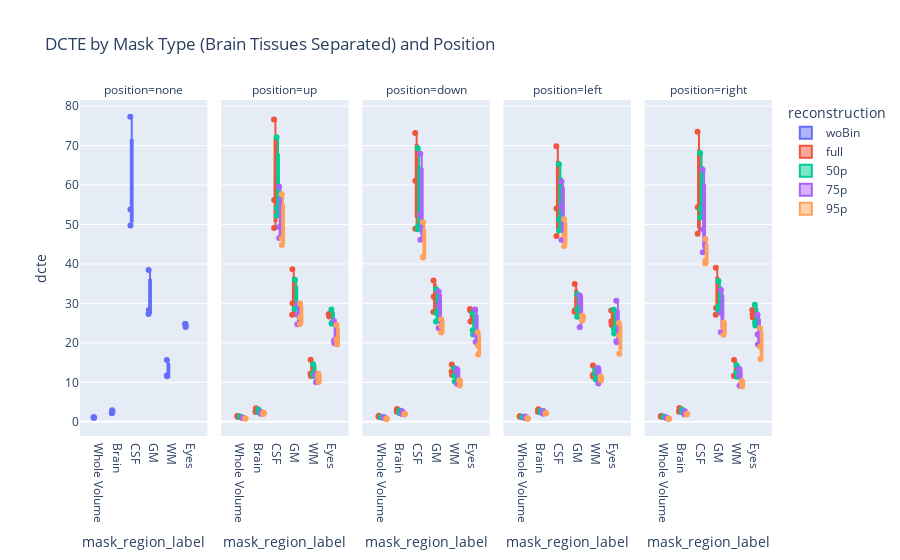

The notebook cell this image was saved under:
### Markdown cell above
Boxplot

### Code cell
import pandas as pd
import plotly.express as px

# === Load combined DCTE data ===
df_all = pd.read_csv("dcte_all_combined.csv")

# Ensure brain tissues are treated separately
# We'll create a combined 'mask_region' column to distinguish brain tissues
# and a nicer label 'mask_region_label' for plotting x-axis ticks for submasks

def make_mask_region(row):
    return f"{row['mask']}_{row['region']}" if row['mask'] == "brain" else row['mask']

df_all['mask_region'] = df_all.apply(make_mask_region, axis=1)

# Create human-friendly labels for mask_region (used only for the submask x-axis)
# brain_* -> use the tissue name (CSF, GM, WM, Brain), 'volume' -> 'Whole Volume', 'eyes' -> 'Eyes'

def mask_region_label(value):
    if isinstance(value, str) and value.startswith('brain_'):
        return value.split('_', 1)[1]
    if value == 'volume':
        return 'Whole Volume'
    if value == 'eyes':
        return 'Eyes'
    return value

df_all['mask_region_label'] = df_all['mask_region'].apply(mask_region_label)

# === Figure 1: DCTE vs Undersampling Level, separated by mask/region, faceted by position ===
# fig1 = px.box(
#     df_all,
#     x="reconstruction",      # undersampling levels
#     y="dcte",
#     color="mask_region",     # differentiate brain tissues + eyes/volume
#     facet_col="position",
#     points="all",
#     title="DCTE vs Undersampling Level by Mask and Region",
#     category_orders={
#         "reconstruction": ["woBin", "full", "50p", "75p", "95p"],
#         "mask_region": ["volume", "brain_CSF", "brain_GM", "brain_WM", "brain_Brain", "eyes"]
#     }
# )
# fig1.update_layout(boxmode="group")
# fig1.show()

# === Figure 2: DCTE by mask type (disentangling brain tissues), faceted by position, colored by undersampling ===
# Use the nicer mask_region_label on the x-axis so ticks read: Whole Volume, Brain, CSF, GM, WM, Eyes
fig2 = px.box(
    df_all,
    x="mask_region_label",
    y="dcte",
    color="reconstruction", # undersampling levels as color
    facet_col="position",
    points="all",
    title="DCTE by Mask Type (Brain Tissues Separated) and Position",
    category_orders={
        "mask_region_label": ["Whole Volume", "Brain", "CSF", "GM", "WM", "Eyes"],
        "reconstruction": ["woBin", "full", "50p", "75p", "95p"]
    }
)
fig2.update_layout(boxmode="group")
fig2.show()

### Figure 1 — Plotly figure (JSON) as saved in the notebook; plotly's stock layout.template omitted (floating-point values rounded to 4 significant figures)
{"data": [{"alignmentgroup": "True", "boxpoints": "all", "hovertemplate": "reconstruction=woBin<br>position=none<br>mask_region_label=%{x}<br>dcte=%{y}<extra></extra>", "legendgroup": "woBin", "marker": {"color": "#636efa"}, "name": "woBin", "notched": false, "offsetgroup": "woBin", "orientation": "v", "showlegend": true, "type": "box", "x": ["Whole Volume", "Whole Volume", "Whole Volume", "CSF", "GM", "WM", "Brain", "CSF", "GM", "WM", "Brain", "CSF", "GM", "WM", "Brain", "Eyes", "Eyes", "Eyes"], "x0": " ", "xaxis": "x", "y": [0.9672, 1.171, 1.148, 49.72, 27.3, 11.71, 2.15, 53.77, 28.35, 11.51, 2.302, 77.3, 38.47, 15.65, 2.902, 24.79, 24.03, 24.81], "y0": " ", "yaxis": "y"}, {"alignmentgroup": "True", "boxpoints": "all", "hovertemplate": "reconstruction=full<br>position=up<br>mask_region_label=%{x}<br>dcte=%{y}<extra></extra>", "legendgroup": "full", "marker": {"color": "#EF553B"}, "name": "full", "notched": false, "offsetgroup": "full", "orientation": "v", "showlegend": true, "type": "box", "x": ["Whole Volume", "Whole Volume", "Whole Volume", "CSF", "GM", "WM", "Brain", "CSF", "GM", "WM", "Brain", "CSF", "GM", "WM", "Brain", "Eyes", "Eyes", "Eyes"], "x0": " ", "xaxis": "x2", "y": [1.255, 1.449, 1.449, 49.11, 27.11, 11.6, 2.489, 56.19, 30.02, 12.16, 2.762, 76.63, 38.68, 15.69, 3.444, 27.26, 26.71, 27.28], "y0": " ", "yaxis": "y2"}, {"alignmentgroup": "True", "boxpoints": "all", "hovertemplate": "reconstruction=full<br>position=down<br>mask_region_label=%{x}<br>dcte=%{y}<extra></extra>", "legendgroup": "full", "marker": {"color": "#EF553B"}, "name": "full", "notched": false, "offsetgroup": "full", "orientation": "v", "showlegend": false, "type": "box", "x": ["Whole Volume", "Whole Volume", "Whole Volume", "CSF", "GM", "WM", "Brain", "CSF", "GM", "WM", "Brain", "CSF", "GM", "WM", "Brain", "Eyes", "Eyes", "Eyes"], "x0": " ", "xaxis": "x3", "y": [1.279, 1.532, 1.355, 48.92, 27.85, 11.86, 2.549, 61.06, 31.69, 12.74, 2.94, 73.18, 35.83, 14.51, 3.246, 28.28, 28.56, 25.45], "y0": " ", "yaxis": "y3"}, {"alignmentgroup": "True", "boxpoints": "all", "hovertemplate": "reconstruction=full<br>position=left<br>mask_region_label=%{x}<br>dcte=%{y}<extra></extra>", "legendgroup": "full", "marker": {"color": "#EF553B"}, "name": "full", "notched": false, "offsetgroup": "full", "orientation": "v", "showlegend": false, "type": "box", "x": ["Whole Volume", "Whole Volume", "Whole Volume", "CSF", "GM", "WM", "Brain", "CSF", "GM", "WM", "Brain", "CSF", "GM", "WM", "Brain", "Eyes", "Eyes", "Eyes"], "x0": " ", "xaxis": "x4", "y": [1.271, 1.376, 1.318, 47.06, 27.86, 11.85, 2.556, 54.07, 28.27, 11.42, 2.653, 69.85, 34.95, 14.28, 3.167, 28.19, 25.46, 24.55], "y0": " ", "yaxis": "y4"}, {"alignmentgroup": "True", "boxpoints": "all", "hovertemplate": "reconstruction=full<br>position=right<br>mask_region_label=%{x}<br>dcte=%{y}<extra></extra>", "legendgroup": "full", "marker": {"color": "#EF553B"}, "name": "full", "notched": false, "offsetgroup": "full", "orientation": "v", "showlegend": false, "type": "box", "x": ["Whole Volume", "Whole Volume", "Whole Volume", "CSF", "GM", "WM", "Brain", "CSF", "GM", "WM", "Brain", "CSF", "GM", "WM", "Brain", "Eyes", "Eyes", "Eyes"], "x0": " ", "xaxis": "x5", "y": [1.273, 1.409, 1.462, 47.68, 27.16, 11.68, 2.545, 54.4, 28.86, 11.6, 2.721, 73.52, 39.02, 15.69, 3.489, 28.36, 26.43, 27.31], "y0": " ", "yaxis": "y5"}, {"alignmentgroup": "True", "boxpoints": "all", "hovertemplate": "reconstruction=50p<br>position=up<br>mask_region_label=%{x}<br>dcte=%{y}<extra></extra>", "legendgroup": "50p", "marker": {"color": "#00cc96"}, "name": "50p", "notched": false, "offsetgroup": "50p", "orientation": "v", "showlegend": true, "type": "box", "x": ["Whole Volume", "Whole Volume", "Whole Volume", "CSF", "GM", "WM", "Brain", "CSF", "GM", "WM", "Brain", "CSF", "GM", "WM", "Brain", "Eyes", "Eyes", "Eyes"], "x0": " ", "xaxis": "x2", "y": [1.275, 1.284, 1.297, 52.3, 28.63, 12.25, 2.534, 54.2, 28.65, 11.59, 2.51, 72.14, 35.99, 14.59, 3.108, 28.43, 24.87, 25.03], "y0": " ", "yaxis": "y2"}, {"alignmentgroup": "True", "boxpoints": "all", "hovertemplate": "reconstruction=50p<br>position=down<br>mask_region_label=%{x}<br>dcte=%{y}<extra></extra>", "legendgroup": "50p", "marker": {"color": "#00cc96"}, "name": "50p", "notched": false, "offsetgroup": "50p", "orientation": "v", "showlegend": false, "type": "box", "x": ["Whole Volume", "Whole Volume", "Whole Volume", "CSF", "GM", "WM", "Brain", "CSF", "GM", "WM", "Brain", "CSF", "GM", "WM", "Brain", "Eyes", "Eyes", "Eyes"], "x0": " ", "xaxis": "x3", "y": [1.234, 1.126, 1.171, 48.8, 27.55, 11.72, 2.472, 49.52, 25.43, 10.21, 2.23, 69.34, 33.61, 13.6, 2.881, 27.59, 22.13, 23.18], "y0": " ", "yaxis": "y3"}, {"alignmentgroup": "True", "boxpoints": "all", "hovertemplate": "reconstruction=50p<br>position=left<br>mask_region_label=%{x}<br>dcte=%{y}<extra></extra>", "legendgroup": "50p", "marker": {"color": "#00cc96"}, "name": "50p", "notched": false, "offsetgroup": "50p", "orientation": "v", "showlegend": false, "type": "box", "x": ["Whole Volume", "Whole Volume", "Whole Volume", "CSF", "GM", "WM", "Brain", "CSF", "GM", "WM", "Brain", "CSF", "GM", "WM", "Brain", "Eyes", "Eyes", "Eyes"], "x0": " ", "xaxis": "x4", "y": [1.276, 1.212, 1.16, 48.48, 28.43, 12.07, 2.544, 51.33, 26.6, 10.74, 2.386, 65.27, 32.35, 13.2, 2.819, 28.37, 23.48, 22.38], "y0": " ", "yaxis": "y4"}, {"alignmentgroup": "True", "boxpoints": "all", "hovertemplate": "reconstruction=50p<br>position=right<br>mask_region_label=%{x}<br>dcte=%{y}<extra></extra>", "legendgroup": "50p", "marker": {"color": "#00cc96"}, "name": "50p", "notched": false, "offsetgroup": "50p", "orientation": "v", "showlegend": false, "type": "box", "x": ["Whole Volume", "Whole Volume", "Whole Volume", "CSF", "GM", "WM", "Brain", "CSF", "GM", "WM", "Brain", "CSF", "GM", "WM", "Brain", "Eyes", "Eyes", "Eyes"], "x0": " ", "xaxis": "x5", "y": [1.302, 1.28, 1.28, 51.76, 29.24, 12.56, 2.638, 53.94, 28.33, 11.38, 2.548, 68.1, 35.7, 14.32, 3.097, 29.67, 25.14, 24.43], "y0": " ", "yaxis": "y5"}, {"alignmentgroup": "True", "boxpoints": "all", "hovertemplate": "reconstruction=75p<br>position=up<br>mask_region_label=%{x}<br>dcte=%{y}<extra></extra>", "legendgroup": "75p", "marker": {"color": "#ab63fa"}, "name": "75p", "notched": false, "offsetgroup": "75p", "orientation": "v", "showlegend": true, "type": "box", "x": ["Whole Volume", "Whole Volume", "Whole Volume", "CSF", "GM", "WM", "Brain", "CSF", "GM", "WM", "Brain", "CSF", "GM", "WM", "Brain", "Eyes", "Eyes", "Eyes"], "x0": " ", "xaxis": "x2", "y": [1.086, 0.9912, 0.9824, 49.37, 27.09, 11.6, 2.283, 46.61, 24.72, 10.02, 2.043, 59.66, 29.82, 12.09, 2.451, 25.53, 20.64, 19.92], "y0": " ", "yaxis": "y2"}, {"alignmentgroup": "True", "boxpoints": "all", "hovertemplate": "reconstruction=75p<br>position=down<br>mask_region_label=%{x}<br>dcte=%{y}<extra></extra>", "legendgroup": "75p", "marker": {"color": "#ab63fa"}, "name": "75p", "notched": false, "offsetgroup": "75p", "orientation": "v", "showlegend": false, "type": "box", "x": ["Whole Volume", "Whole Volume", "Whole Volume", "CSF", "GM", "WM", "Brain", "CSF", "GM", "WM", "Brain", "CSF", "GM", "WM", "Brain", "Eyes", "Eyes", "Eyes"], "x0": " ", "xaxis": "x3", "y": [1.209, 0.9519, 1.045, 52.39, 29.52, 12.59, 2.515, 46.12, 23.79, 9.6, 2.001, 67.95, 33.03, 13.38, 2.684, 28.48, 20.24, 22.08], "y0": " ", "yaxis": "y3"}, {"alignmentgroup": "True", "boxpoints": "all", "hovertemplate": "reconstruction=75p<br>position=left<br>mask_region_label=%{x}<br>dcte=%{y}<extra></extra>", "legendgroup": "75p", "marker": {"color": "#ab63fa"}, "name": "75p", "notched": false, "offsetgroup": "75p", "orientation": "v", "showlegend": false, "type": "box", "x": ["Whole Volume", "Whole Volume", "Whole Volume", "CSF", "GM", "WM", "Brain", "CSF", "GM", "WM", "Brain", "CSF", "GM", "WM", "Brain", "Eyes", "Eyes", "Eyes"], "x0": " ", "xaxis": "x4", "y": [1.309, 0.9828, 0.9893, 54.59, 32.03, 13.62, 2.739, 46.1, 23.97, 9.708, 2.038, 60.91, 30.27, 12.36, 2.494, 30.67, 20.44, 20.16], "y0": " ", "yaxis": "y4"}, {"alignmentgroup": "True", "boxpoints": "all", "hovertemplate": "reconstruction=75p<br>position=right<br>mask_region_label=%{x}<br>dcte=%{y}<extra></extra>", "legendgroup": "75p", "marker": {"color": "#ab63fa"}, "name": "75p", "notched": false, "offsetgroup": "75p", "orientation": "v", "showlegend": false, "type": "box", "x": ["Whole Volume", "Whole Volume", "Whole Volume", "CSF", "GM", "WM", "Brain", "CSF", "GM", "WM", "Brain", "CSF", "GM", "WM", "Brain", "Eyes", "Eyes", "Eyes"], "x0": " ", "xaxis": "x5", "y": [1.115, 0.9348, 1.1, 48.71, 27.6, 11.89, 2.376, 42.96, 22.68, 9.133, 1.938, 63.88, 33.39, 13.41, 2.74, 27.11, 19.56, 22.13], "y0": " ", "yaxis": "y5"}, {"alignmentgroup": "True", "boxpoints": "all", "hovertemplate": "reconstruction=95p<br>position=up<br>mask_region_label=%{x}<br>dcte=%{y}<extra></extra>", "legendgroup": "95p", "marker": {"color": "#FFA15A"}, "name": "95p", "notched": false, "offsetgroup": "95p", "orientation": "v", "showlegend": true, "type": "box", "x": ["Whole Volume", "Whole Volume", "Whole Volume", "CSF", "GM", "WM", "Brain", "CSF", "GM", "WM", "Brain", "CSF", "GM", "WM", "Brain", "Eyes", "Eyes", "Eyes"], "x0": " ", "xaxis": "x2", "y": [0.8616, 0.8303, 0.8018, 46.49, 26.41, 11.37, 2.173, 44.82, 24.77, 10.11, 1.987, 57.69, 29.98, 12.19, 2.304, 24.52, 20.87, 19.56], "y0": " ", "yaxis": "y2"}, {"alignmentgroup": "True", "boxpoints": "all", "hovertemplate": "reconstruction=95p<br>position=down<br>mask_region_label=%{x}<br>dcte=%{y}<extra></extra>", "legendgroup": "95p", "marker": {"color": "#FFA15A"}, "name": "95p", "notched": false, "offsetgroup": "95p", "orientation": "v", "showlegend": false, "type": "box", "x": ["Whole Volume", "Whole Volume", "Whole Volume", "CSF", "GM", "WM", "Brain", "CSF", "GM", "WM", "Brain", "CSF", "GM", "WM", "Brain", "Eyes", "Eyes", "Eyes"], "x0": " ", "xaxis": "x3", "y": [0.829, 0.7539, 0.6558, 41.61, 24.18, 10.36, 1.993, 41.8, 22.66, 9.174, 1.858, 50.6, 25.91, 10.5, 2.039, 22.67, 19.32, 17.04], "y0": " ", "yaxis": "y3"}, {"alignmentgroup": "True", "boxpoints": "all", "hovertemplate": "reconstruction=95p<br>position=left<br>mask_region_label=%{x}<br>dcte=%{y}<extra></extra>", "legendgroup": "95p", "marker": {"color": "#FFA15A"}, "name": "95p", "notched": false, "offsetgroup": "95p", "orientation": "v", "showlegend": false, "type": "box", "x": ["Whole Volume", "Whole Volume", "Whole Volume", "CSF", "GM", "WM", "Brain", "CSF", "GM", "WM", "Brain", "CSF", "GM", "WM", "Brain", "Eyes", "Eyes", "Eyes"], "x0": " ", "xaxis": "x4", "y": [0.9229, 0.8719, 0.7022, 44.53, 26.84, 11.47, 2.195, 47.21, 25.67, 10.45, 2.133, 51.34, 26.66, 10.91, 2.096, 25.05, 21.86, 17.26], "y0": " ", "yaxis": "y4"}, {"alignmentgroup": "True", "boxpoints": "all", "hovertemplate": "reconstruction=95p<br>position=right<br>mask_region_label=%{x}<br>dcte=%{y}<extra></extra>", "legendgroup": "95p", "marker": {"color": "#FFA15A"}, "name": "95p", "notched": false, "offsetgroup": "95p", "orientation": "v", "showlegend": false, "type": "box", "x": ["Whole Volume", "Whole Volume", "Whole Volume", "CSF", "GM", "WM", "Brain", "CSF", "GM", "WM", "Brain", "CSF", "GM", "WM", "Brain", "Eyes", "Eyes", "Eyes"], "x0": " ", "xaxis": "x5", "y": [0.8189, 0.742, 0.672, 40.84, 23.88, 10.33, 2.01, 40.09, 22.07, 8.94, 1.848, 46.3, 25.14, 10.1, 1.917, 23.7, 19.0, 15.93], "y0": " ", "yaxis": "y5"}], "layout": {"annotations": [{"font": {}, "showarrow": false, "text": "position=none", "x": 0.092, "xanchor": "center", "xref": "paper", "y": 1, "yanchor": "bottom", "yref": "paper"}, {"font": {}, "showarrow": false, "text": "position=up", "x": 0.296, "xanchor": "center", "xref": "paper", "y": 1, "yanchor": "bottom", "yref": "paper"}, {"font": {}, "showarrow": false, "text": "position=down", "x": 0.5, "xanchor": "center", "xref": "paper", "y": 1, "yanchor": "bottom", "yref": "paper"}, {"font": {}, "showarrow": false, "text": "position=left", "x": 0.704, "xanchor": "center", "xref": "paper", "y": 1, "yanchor": "bottom", "yref": "paper"}, {"font": {}, "showarrow": false, "text": "position=right", "x": 0.908, "xanchor": "center", "xref": "paper", "y": 1, "yanchor": "bottom", "yref": "paper"}], "boxmode": "group", "legend": {"title": {"text": "reconstruction"}, "tracegroupgap": 0}, "title": {"text": "DCTE by Mask Type (Brain Tissues Separated) and Position"}, "xaxis": {"anchor": "y", "categoryarray": ["Whole Volume", "Brain", "CSF", "GM", "WM", "Eyes"], "categoryorder": "array", "domain": [0, 0.184], "title": {"text": "mask_region_label"}}, "xaxis2": {"anchor": "y2", "categoryarray": ["Whole Volume", "Brain", "CSF", "GM", "WM", "Eyes"], "categoryorder": "array", "domain": [0.204, 0.388], "matches": "x", "title": {"text": "mask_region_label"}}, "xaxis3": {"anchor": "y3", "categoryarray": ["Whole Volume", "Brain", "CSF", "GM", "WM", "Eyes"], "categoryorder": "array", "domain": [0.408, 0.592], "matches": "x", "title": {"text": "mask_region_label"}}, "xaxis4": {"anchor": "y4", "categoryarray": ["Whole Volume", "Brain", "CSF", "GM", "WM", "Eyes"], "categoryorder": "array", "domain": [0.612, 0.796], "matches": "x", "title": {"text": "mask_region_label"}}, "xaxis5": {"anchor": "y5", "categoryarray": ["Whole Volume", "Brain", "CSF", "GM", "WM", "Eyes"], "categoryorder": "array", "domain": [0.816, 1], "matches": "x", "title": {"text": "mask_region_label"}}, "yaxis": {"anchor": "x", "domain": [0, 1], "title": {"text": "dcte"}}, "yaxis2": {"anchor": "x2", "domain": [0, 1], "matches": "y", "showticklabels": false}, "yaxis3": {"anchor": "x3", "domain": [0, 1], "matches": "y", "showticklabels": false}, "yaxis4": {"anchor": "x4", "domain": [0, 1], "matches": "y", "showticklabels": false}, "yaxis5": {"anchor": "x5", "domain": [0, 1], "matches": "y", "showticklabels": false}}}
